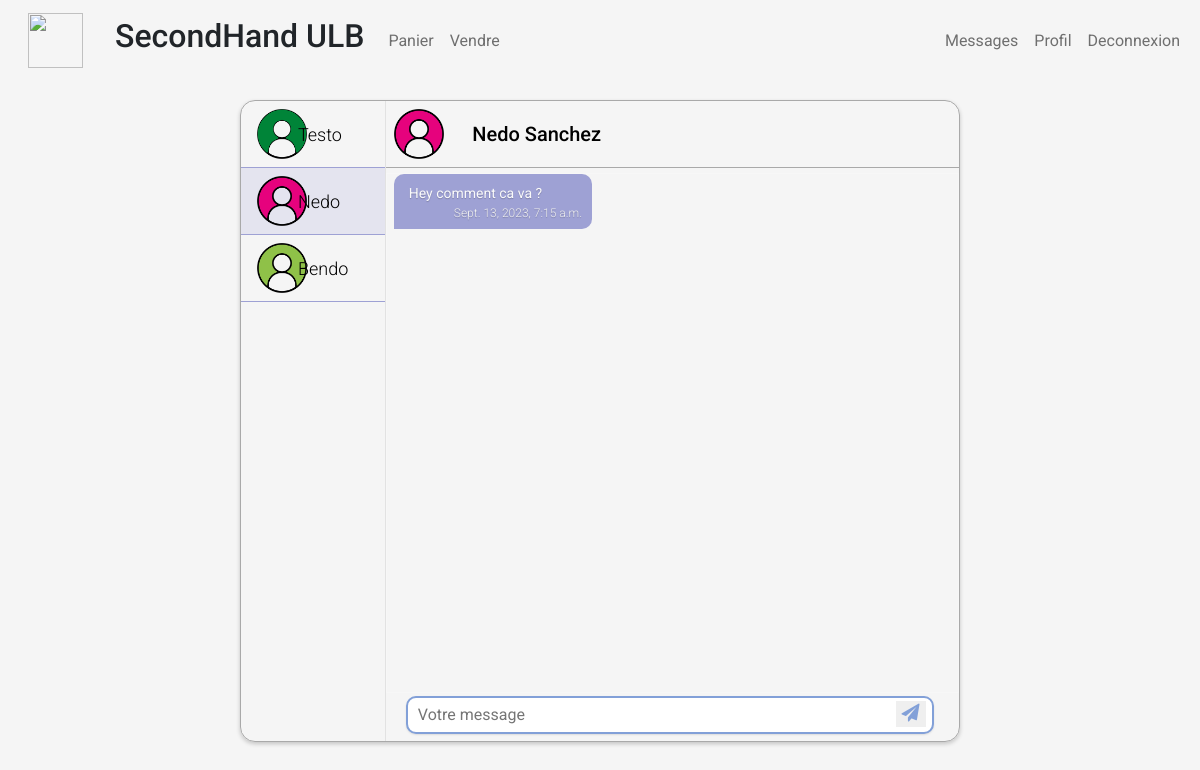
The app's page /message/11 (signed in), older data.
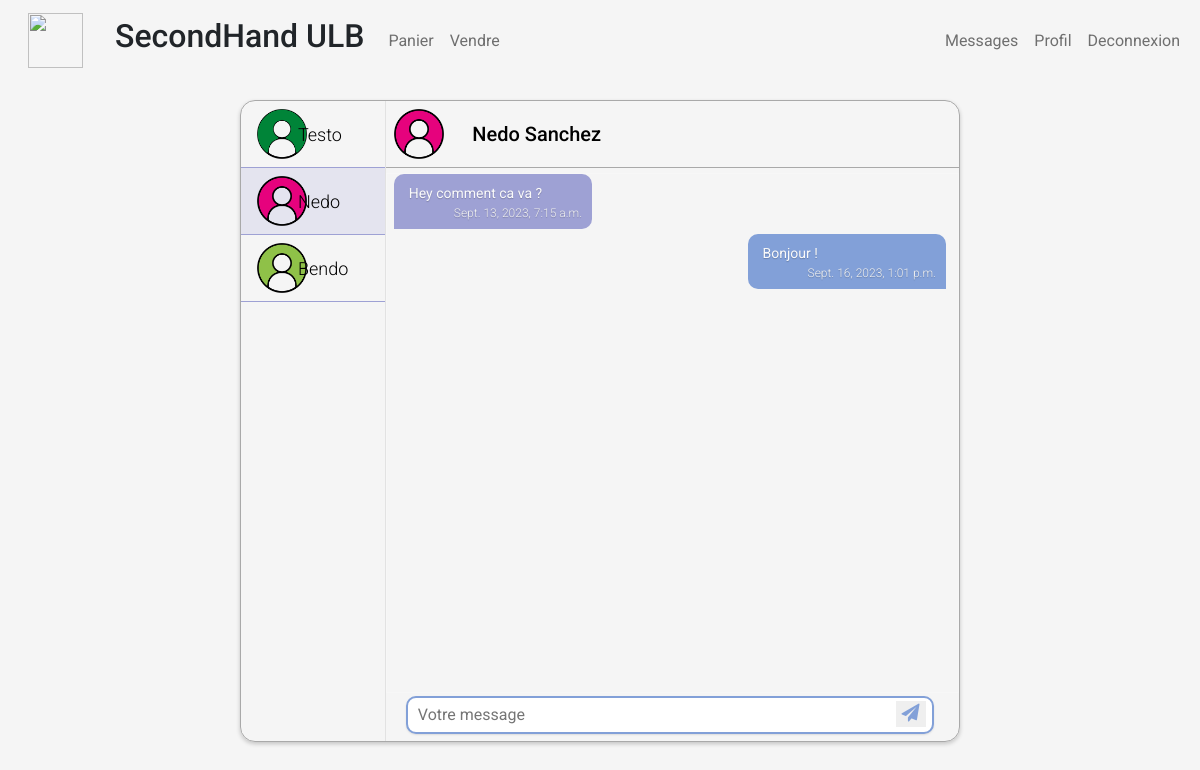
The same page, newer data.
### store/models/customer.py (models this page shows, shortened)
class Customer(models.Model):
    first_name = models.CharField(max_length=50)
    last_name = models.CharField (max_length=50)
    description = models.CharField(max_length=288)
    faculty = models.CharField(max_length=50)
    email=models.EmailField()
    password = models.CharField(max_length=100)
    @staticmethod
    def get_customer_by_id(id):
        try:
            return Customer.objects.get(id= id)
        except:
            return False

### store/models/message.py (models this page shows, shortened)
class Message(models.Model):
    sender = models.ForeignKey(Customer, on_delete=models.CASCADE, related_name='sent_messages')
    receiver = models.ForeignKey(Customer, on_delete=models.CASCADE, related_name='received_messages')
    content = models.TextField()
    timestamp = models.DateTimeField(default=timezone.now)

### store/views/message.py (the view, shortened to what this page needs)
# urls.py: path('message', MessagesView.as_view(), name='messages'),
class MessagesView(View):
    def get(self, request, receiver_id=None):
        if not request.session.get('customer'):
            return redirect('login')
        sender = Customer.get_customer_by_id(request.session.get('customer'))
        receiver = None
        messages = None
        if receiver_id is not None:
            receiver = Customer.get_customer_by_id(receiver_id)
            messages = Message.objects.filter(sender=sender, receiver=receiver) | Message.objects.filter(sender=receiver, receiver=sender)
        users_with_messages = self.get_users_with_messages(sender)
        context = {
            'sender': sender,
            'receiver': receiver,
            'messages': messages,
            'users_with_messages': users_with_messages,
        }
        return render(request, 'message.html', context)
    def get_users_with_messages(self, user):
        return Customer.objects.filter(
            Q(sent_messages__receiver=user) | Q(received_messages__sender=user)
        ).distinct()

### store/templatetags/custom_filter.py (called while the page is built)
@register.filter(name='user_img')
def get_user_img(id):
    return f"/media/img/user_{id % 11}.png"

### store/templates/message.html (shortened to what this page needs)
{% extends 'base.html' %}
{% block content %}
{% load custom_filter %}
<link rel="stylesheet" href="https://cdnjs.cloudflare.com/ajax/libs/font-awesome/4.7.0/css/font-awesome.min.css">
<div class="container app">
  <div class="main-row">
    <div style="width: 20%; padding-left: 0.5rem; overflow: hidden;">
        {% for user in users_with_messages %}
            {% if user.id == receiver.id %}
            <div class="row sideBar" style="background-color: #9EA1D433;">
            {% else %}
            <div class="row sideBar">
            {% endif %}
                <a href="/message/{{user.id}}">
                <div class="row sideBar-body">
                    <div class="col-sm-3 col-xs-3 sideBar-avatar">
                        <div class="avatar-icon">
                            <img src="{{user.id|user_img}}">
                        </div>
                    </div>
                    <div class="col-sm-9 col-xs-9" style="margin: auto;">
                        <span class="name-user">{{user.first_name}}</span>
                    </div>
                </div>
                </a>
            </div>
        {% endfor %}
    </div>
    <div class="col-sm-8 conversation mt-2">
        {% if receiver %}
        <div class="row heading mt-2" style="padding-left: 0.5rem; padding-bottom: 0.5rem; border-bottom: darkgray solid 1px;">
            <div class="col-sm-2 col-md-1 col-xs-3 heading-avatar">
            <div class="avatar-icon ">
                <img src="{{receiver.id|user_img}}">
            </div>
            </div>
            <div class="col-sm-10 col-xs-7" style="margin: auto;">
            <a href="/profile/{{receiver.id}}" class="name-user" style="font-weight: 500;font-size: 20px;">
                {{receiver.first_name}} {{receiver.last_name}}
            </a>
            </div>
        </div>
      <div class="row message" id="conversation">
        {% for message in messages %}
            {% if message.sender.id != sender.id %}
            <div class="row message-body">
                <div class="message-main-receiver" style="padding-left: 1.2rem;">
                    <div class="receiver">
                        <div class="message-text">
                            {{ message.content }}
                        </div>
                        <span class="message-time pull-right">
                            {{ message.timestamp }}
                        </span>
                    </div>
                </div>
            </div>
            {% else %}
            <div class="row message-body">
                <div class="message-main-sender" style="padding-right: 0;">
                    <div class="sender">
                        <div class="message-text">
                            {{ message.content }}
                        </div>
                        <span class="message-time pull-right">
                            {{ message.timestamp }}
                        </span>
                    </div>
                </div>
            </div>
            {% endif %}
        {% endfor %}
      </div>
      <div class="row reply">
        <form method="post" action="">
            <div class="position-relative">
                <input type="text" class="reply-input" name="content" placeholder="Votre message" />
                <button type="submit" class="reply-send position-absolute" style="margin-top: 8.5px; margin-left: -42px;border: none;">
                    <i class="fa fa-send" style="color: #82A0D8; font-size: large;"></i>
                </button>
            </div>
        </form>
      </div>
      {% endif %}
    </div>
  </div>
</div>
{% endblock %}

Row changes from the older to the newer data that the page shows:
added Message: content "Bonjour !", timestamp "Sept. 16, 2023, 1:01 p.m."
